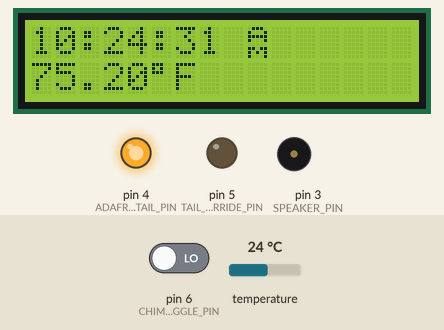
Bench run of a sketch on a simulated Arduino Uno, built with avr-gcc and run on an emulated ATmega328P. On the bench: 16×2 character LCD, output pins drawn as LEDs (lit = HIGH), buzzer (waves = sounding, pin HIGH). The test bench sets the inputs (shaded band); at power-on: pin 6 (CHIME_TOGGLE_PIN) LOW, temperature 24 °C. The local clock reads 2024-03-15 10:24:30 at power-on unless the sketch sets it.

Above: at 1.2 s.
1.3 s: pin 6 (CHIME_TOGGLE_PIN) driven HIGH
At 2.5 s:
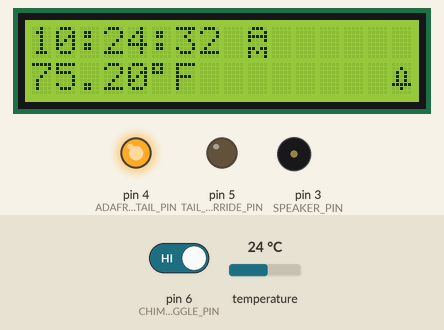
5.4 s: temperature set to 12 °C
At 7.1 s:
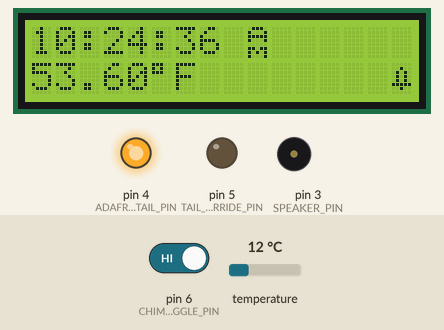
8.8 s: temperature set to 19 °C
At 10.1 s:
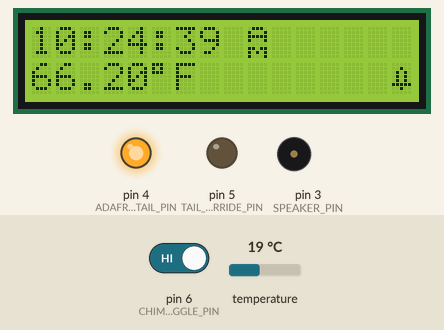
11.8 s: pin 6 (CHIME_TOGGLE_PIN) driven LOW
At 13.0 s:
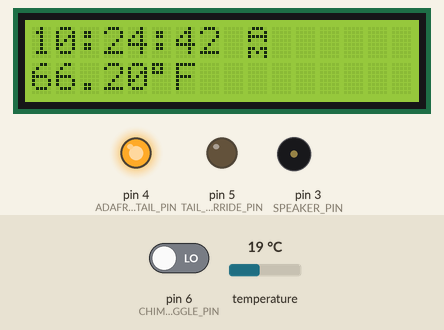
14.9 s: temperature set to 28 °C
At 16.3 s:
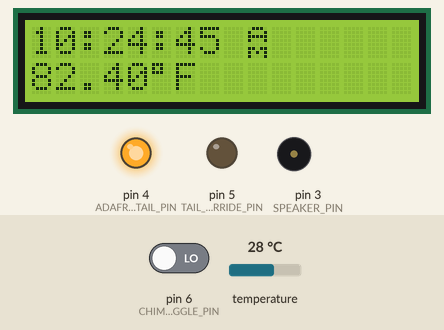
Timing chart, 0 to 17.9 s (numbered marks = the images above; inputs shaded):
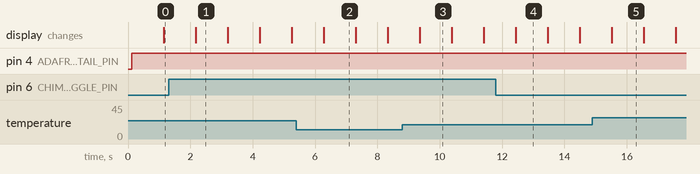

Measured:
- after the input at 1.3 s, the display: changes after 0.87 s (image 1)
- after the input at 11.8 s, the display: changes after 0.64 s (image 4)
- what the display in image 1 shows lasts 1.0 s, from 2.2 s to 3.2 s

The sketch:

clock_binary_chime.ino
```cpp
/**
 * Arduino Binary Chime Clock
 * This sketch and circuit makes a simple clock that shows the time and the temperature.
 * On the hour, the clock will sound the time in binary. A long beep represents a zero and a short beep represents a one.
 *
 * The parts:
 * 1. I2C LED screen (16x2)
 * 2. Active buzzer
 * 3. DS3231 Real Time Clock Module (RTC)
 * 4. Arduino Duemilanove/Uno/Other
 *
 * The curcuit:
 * 1. Connect the LCD VCC and GND
 * 2. Connect the LCD SDA to analog pin 4 and the LCD SCL to analog pin 5
 * 3. Connect the RTC VCC and GND
 * 4. Connect the RTC SDA to analog pin 4 and the LCD SCL to analog pin 5
 * 5. Connect the ground pin of the buzzer to GND and the positive pin of the buzzer to digital pin 3
 *
 */

#include <Wire.h>
#include <LiquidCrystal_I2C.h>
#include <Streaming.h>
#include <Time.h>
#include <DS3232RTC.h>

#define BACK_LIGHT_SWITCH 2
#define SPEAKER_PIN 3
#define ADAFRUIT_TAIL_PIN 4
#define TAIL_OVERRIDE_PIN 5
#define CHIME_TOGGLE_PIN 6
int backlightIsOn = 1;

LiquidCrystal_I2C lcd(0x27, 2, 1, 0, 4, 5, 6, 7, 3, POSITIVE);

#define AM_CHAR (char)0
#define PM_CHAR (char)1
#define CHIME_CHAR (char)2

//init custom characters
byte amChar[8] = {
  0b01110,
  0b10001,
  0b11111,
  0b10001,
  0b00000,
  0b11011,
  0b10101,
  0b10001
};

byte pmChar[8] = {
  0b01110,
  0b10001,
  0b11110,
  0b10000,
  0b00000,
  0b11011,
  0b10101,
  0b10001
};

byte chimeChar[8] = {
  0b00000,
  0b00100,
  0b01010,
  0b01010,
  0b01010,
  0b11111,
  0b00100,
  0b00000
};

//end init custom characters

void setup() {
  Serial.begin(9600);
  // init the lcd
  lcd.begin(16, 2);
  lcd.backlight();
  lcd.home();

  //use the time module
  setSyncProvider(RTC.get);

  //init custom caracters
  lcd.createChar(0, amChar);
  lcd.createChar(1, pmChar);
  lcd.createChar(2, chimeChar);

  //set up the backlight button
  pinMode(BACK_LIGHT_SWITCH, INPUT);

  //set up the power tail pin
  pinMode(ADAFRUIT_TAIL_PIN, OUTPUT);

  //set up the power tail override pin
  pinMode(TAIL_OVERRIDE_PIN, OUTPUT);

  //set up the chime toggle pin
  pinMode(CHIME_TOGGLE_PIN, INPUT);

  pinMode(SPEAKER_PIN, OUTPUT);
}

void loop() {
  //Time printing stuff
  //TODO abstract this out into a function
  lcd.clear();
  time_t currentTime = now();

  printHour(currentTime);

  printMinute(currentTime);

  printSecond(currentTime);

  lcd << " ";

  printAMPM();
  //end time printing stuff

  lcd.setCursor(0, 1);
  printTemperature('f');

  //backlight setting using time
  //also toggle the tail pin (turns a lamp off at night and back on in the morning)
  if((hour(currentTime) >= 1) && hour(currentTime) <= 7 && !digitalRead(TAIL_OVERRIDE_PIN)) {
    turnBacklightOff();
    digitalWrite(ADAFRUIT_TAIL_PIN, LOW);
  } else {
    turnBacklightOn();
    digitalWrite(ADAFRUIT_TAIL_PIN, HIGH);
  }

  //hour chime
  if(digitalRead(CHIME_TOGGLE_PIN)) {
    printChimeChar();
    if(minute(currentTime) == 0 && second(currentTime) == 0) {
      soundHoursInBinary(hourFormat12(currentTime));
    }
  }


  delay(1000);
}

void printChimeChar() {
  lcd.setCursor(15, 1);
  lcd << CHIME_CHAR;
}

void setBacklightBySwitch() {
   if(digitalRead(BACK_LIGHT_SWITCH)) {
    turnBacklightOn();
  } else if(!digitalRead(BACK_LIGHT_SWITCH)){
    turnBacklightOff();
  }
}

void turnBacklightOn() {
   if(!backlightIsOn) {
     lcd.backlight();
      backlightIsOn = 1;
   }
}

void turnBacklightOff() {
  if(backlightIsOn) {
     lcd.noBacklight();
     backlightIsOn = 0;
  }
}

void soundHoursInBinary(int hour) {
  switch(hour) {
    case 1:
      beepBinary(0);
      beepBinary(0);
      beepBinary(0);
      beepBinary(1);
      break;
    case 2:
      beepBinary(0);
      beepBinary(0);
      beepBinary(1);
      beepBinary(0);
      break;
    case 3:
      beepBinary(0);
      beepBinary(0);
      beepBinary(1);
      beepBinary(1);
      break;
    case 4:
      beepBinary(0);
      beepBinary(1);
      beepBinary(0);
      beepBinary(0);
      break;
    case 5:
      beepBinary(0);
      beepBinary(1);
      beepBinary(0);
      beepBinary(1);
      break;
    case 6:
      beepBinary(0);
      beepBinary(1);
      beepBinary(1);
      beepBinary(0);
      break;
    case 7:
      beepBinary(0);
      beepBinary(1);
      beepBinary(1);
      beepBinary(1);
      break;
    case 8:
      beepBinary(1);
      beepBinary(0);
      beepBinary(0);
      beepBinary(0);
      break;
    case 9:
      beepBinary(1);
      beepBinary(0);
      beepBinary(0);
      beepBinary(1);
      break;
    case 10:
      beepBinary(1);
      beepBinary(0);
      beepBinary(1);
      beepBinary(0);
      break;
    case 11:
      beepBinary(1);
      beepBinary(0);
      beepBinary(1);
      beepBinary(1);
      break;
    case 12:
      beepBinary(1);
      beepBinary(1);
      beepBinary(0);
      beepBinary(0);
      break;
  }
}

void beepBinary(int value) {
  switch(value) {
    case 0:
      beep(300);
      delay(250);
      break;
    case 1:
      beep(50);
      delay(250);
      break;
  }
}

void beep(int durationMillis) {
  digitalWrite(SPEAKER_PIN, HIGH);
  delay(durationMillis);
  digitalWrite(SPEAKER_PIN, LOW);
}

void doubleBeep () {
  beep(50);
  delay(250);
  beep(50);
}

void printHour(time_t time) {
  int hr = hourFormat12(time);
  lcd << ((hr < 10)?"0":"") << hr << ":";
}

void printMinute(time_t time) {
  int min = minute(time);
  lcd << ((min < 10)?"0":"") << min << ":";
}

void printSecond(time_t time) {
  int sec = second(time);
  lcd << ((sec < 10)?"0":"") << sec;
}

void printAMPM() {
  if(isAM()) {
    lcd << AM_CHAR;
  }

  if(isPM()) {
    lcd << PM_CHAR;
  }

}

void printTemperature(char scale) {
  float c = RTC.temperature() / 4.;
  float f = c * 9. / 5. + 32.;
  if(scale == 'f') {
    lcd << f << char(223) << 'F';
  } else {
    lcd << c << char(223) << 'C';
  }
}
```
